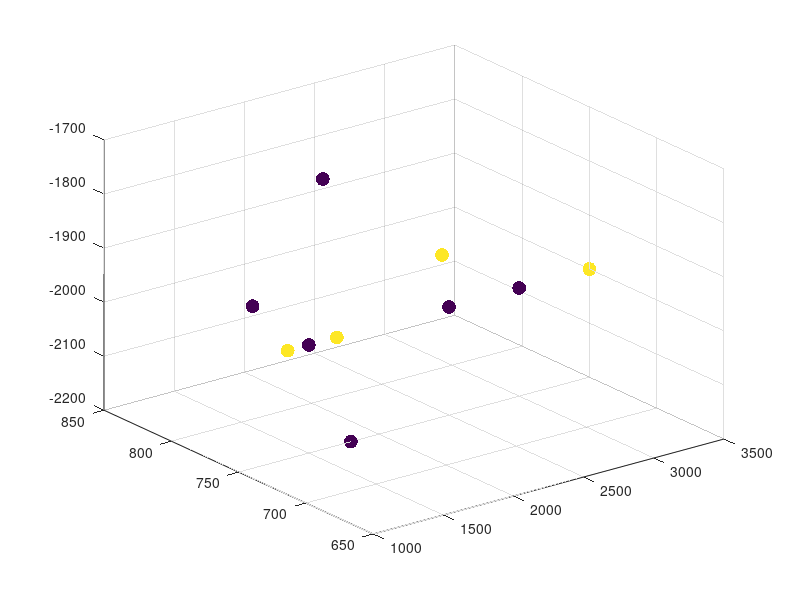

The MATLAB script that drew this image: (Note: this script raises an error after producing the figure.)
clear all
close all
clc
%Add src to directory
addpath(fileparts(pwd))
%% Define Simulation Extent and Resolution
sim_ext = [500,  500, -2500;...
           3500, 1000, -1600] ;
res = [20,20,40];
%% Create Hard-Data
%Centroids for fault observations
data.point = [ 2500, 750, -2000;...
               2450, 750, -1900;...
               1100, 750, -1900; ...
               1350, 750, -2000; ...
               3000, 750, -2000; ...
               3500, 750, -2000; ...
               1500, 750, -2000; ...
               1600, 750, -1700; ...
               1700, 750, -2000; ...
               1800, 750, -2200] ;
           
%Hiearchy for fault observations (1-> Older fault, 2-> Younger fault)
data.mark = [1; 2; 1; 2; 1; 2; 1; 1; 2; 1];

scatter3(data.point(:,1), data.point(:,2), data.point(:,3),100,data.mark, 'Filled')   
hold on
drawBox(sim_ext)
hold off
           
az_data = [5, 5, 5, 5, 5, 5, 5, 5, 5, 5] ;
dip_data =  [70,-80, 70, -80, 70, -80, 70, 70, -80, 70] ;

data_size = [1000,1000,400;...
            1000,1000,300;...
            1000,300,300;...
            1000,400,500;...
            1000,400,300;...
            1000,400,300;...
            1000,400,300;...
            1000,400,300;...
            1000,400,300;...
            1000,400,300] ;

data_network = createDataMarkedCase(data, az_data, dip_data, data_size, res) ;

figure,
for i = 1 : length(data_network)
%     scatter3(data_network{i}.vertices(:,1),data_network{i}.vertices(:,2),data_network{i}.vertices(:,3),50,'filled')
    patch(data_network{i},'FaceColor',rand(1,3),'EdgeColor','none')
    hold on
end
xlabel('X (m)','Fontname','Arial','FontSize',14)
ylabel('Y (m)','Fontname','Arial','FontSize',14)
zlabel('Z (m)','Fontname','Arial','FontSize',14)
set(gca,'Fontname','Arial','FontSize',14,'YTick',[],'XLim',[1000 4000],...
    'YLim',sim_ext(:,2)','ZLim',[-2300 -1600])
view([-2 2])
% %saveas(gcf, 'C:\Users\orhuna\Desktop\Autumn 2015\Figures\dense_hard_data.emf')
%% Create Hard-Data
num_rels = 1 ;
num_iter = 10000 ;
for rel_ind = 1 : num_rels
% init.point = [];
% init.mark = [];
init = data ;
gamma=[-2-10*rand(),-1-5*rand()];
%Check if beta and d is consistent with mark size if not return error
beta = [100,50;...
        50,100] ;
    
d = [400,100;...
     100,300] ;
 
% beta = [100,-100,0;...
%         0, 200, -1000;...
%         0,-200, 0] ;
% d = [200,20,50;...
%      0,300,50;
%      0,0,100] ; 
 
%Number of Marks to Simulate
max_mark = 2;
% Simulation Inputs
move_bounds = [ 1,50;...
                0,0;...
                 0,0] ;
param{rel_ind}.gamma = gamma ;
param{rel_ind}.beta = beta ;
param{rel_ind}.d = d ;

[state{rel_ind},action{rel_ind}, states{rel_ind}, acc{rel_ind}] = StraussMarked(gamma, beta, d, max_mark, num_iter, sim_ext, init, move_bounds );
end
%%
fault_network =[];
colors = ['b','r','m','g'];
c ='bbrr';
ind = 1;
for mark_type = 1 : max(state{ind}.mark)
    sign = (mark_type==1)-1*(mark_type==2) ;
    sim_size = randi([800,1500],length(find(state{ind}.mark==mark_type)),3) ;
    az = repmat(5, length(find(state{ind}.mark==mark_type)),1) ;
    dip = sign * randi([70 80], length(find(state{ind}.mark==mark_type)),1) ;
    proposal = state{ind}.point(state{ind}.mark==mark_type,:) ;
    count = 0 ;
    for fault_ind = 1 : length(find(state{ind}.mark==mark_type))
        fault_proposed = InsertFaultOntoMark(fault_network, proposal(fault_ind,:),res,sim_size(fault_ind,:),az(fault_ind),dip(fault_ind), 2) ;
        if ~isempty(fault_proposed{1}.vertices)
            count = count + 1 ;
            fault_network = [fault_network, fault_proposed] ;
        end
    end
    c = [c , repmat(colors(mark_type),1,count)] ;
end
network_ensemble{rel_ind} = fault_network ;
%%
figure,

for i = 1 : length(data_network)
    patch(data_network{i},'FaceColor','r','EdgeColor','none')
    hold on
end

for ind = 1 : size(fault_network,2)
    patch(fault_network{ind},'FaceColor','k','EdgeColor','none','FaceAlpha',0.8)
end
xlabel('X (m)','Fontname','Arial','FontSize',14)
ylabel('Y (m)','Fontname','Arial','FontSize',14)
zlabel('Z (m)','Fontname','Arial','FontSize',14)
set(gca,'Fontname','Arial','FontSize',14,'YTick',[],'XLim',[-500 4000],...
    'YLim',sim_ext(:,2)','ZLim',[-2300 -1800])
view([-2 2])